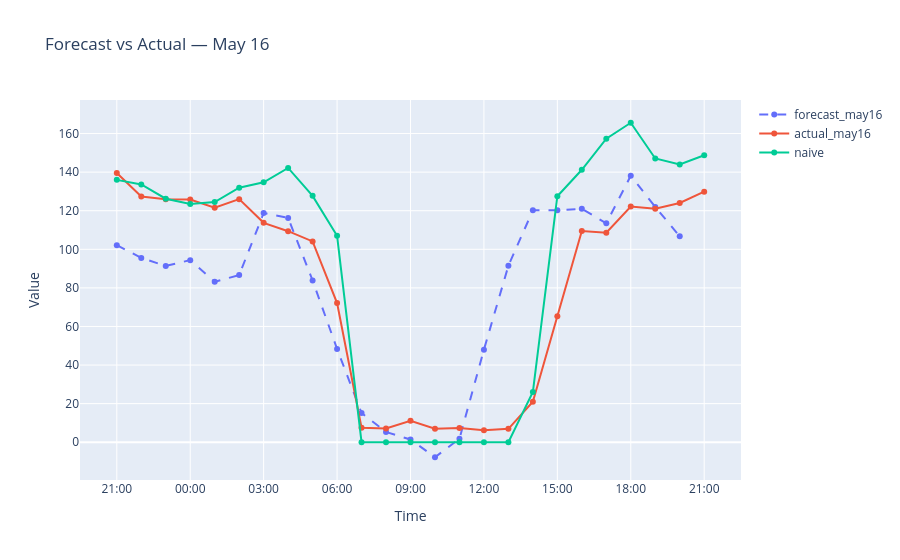

Write notebook code for a chart like this one.
### Code cell
import plotly.graph_objects as go

# df has a DatetimeIndex and columns: forecast_may14, actual_may14

fig = go.Figure()

fig.add_trace(go.Scatter(
    x=forecast_may16.index,
    y=forecast_may16,
    mode='lines+markers',
    name='forecast_may16',
    line=dict(dash='dash')
))

fig.add_trace(go.Scatter(
    x=actual_may16.index,
    y=actual_may16,
    mode='lines+markers',
    name='actual_may16'
))

fig.add_trace(go.Scatter(
    x=naive.index,
    y=naive,
    mode='lines+markers',
    name='naive'
))

fig.update_layout(
    title='Forecast vs Actual — May 16',
    xaxis_title='Time',
    yaxis_title='Value',
    hovermode='x unified',
    xaxis=dict(tickformat='%H:%M')  # or '%Y-%m-%d %H:%M' for full datetime
)

fig.show()
